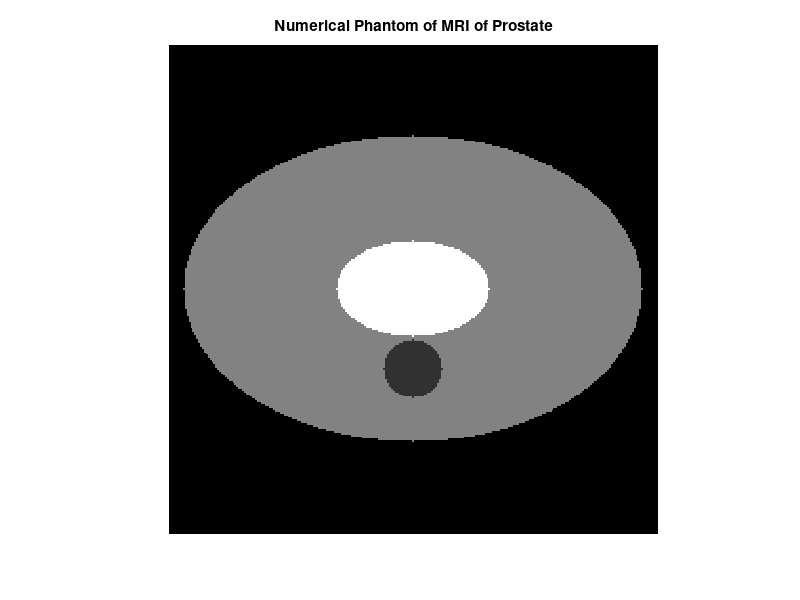
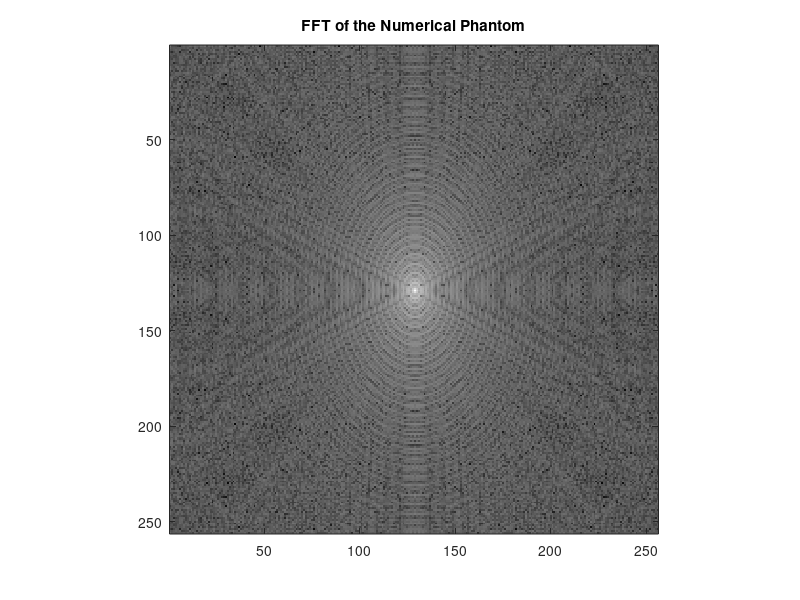
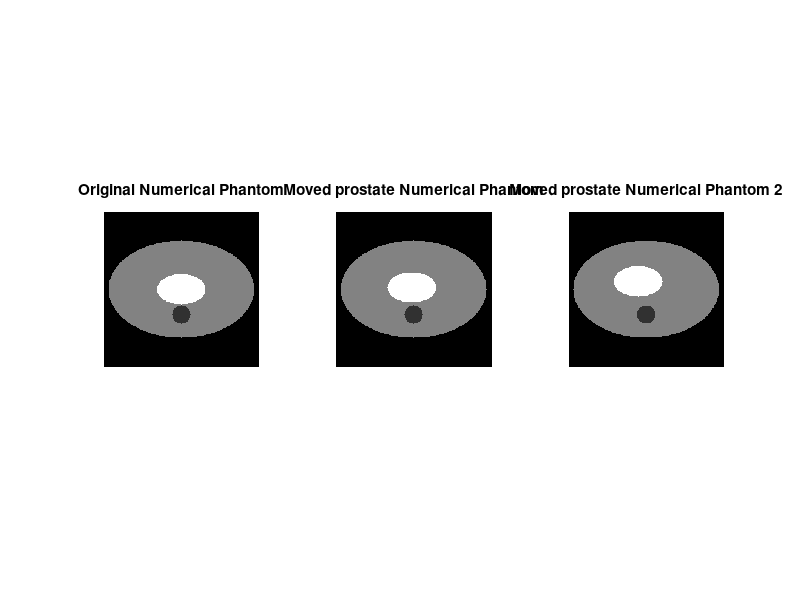
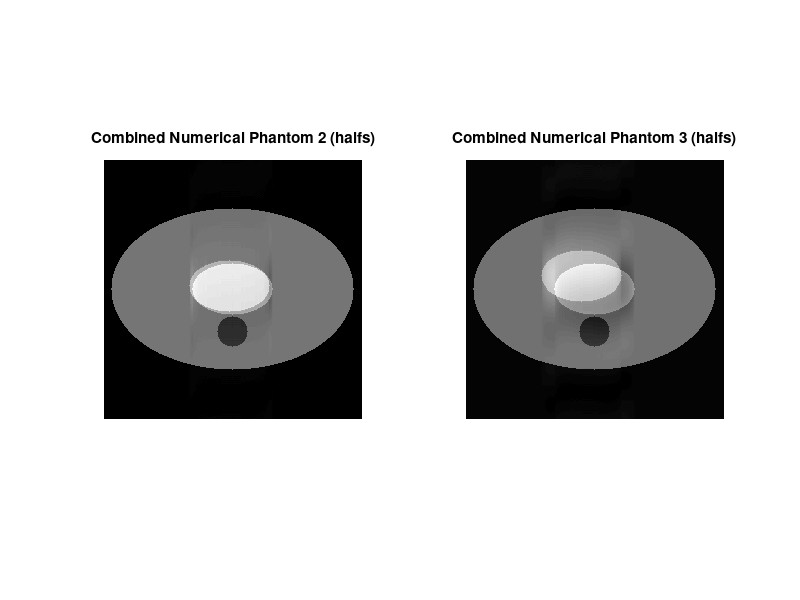

Recreate these plots in MATLAB, in order. (Note: this script raises an error after producing the figures.)
clc;
clear all;
close all;

%% Numerical Phantom creation
% Define parameters
image_size = [256, 256]; % Image size
body_center = [128, 128]; % Center of the body contour ellipse
body_axis_lengths = [80, 120]; % Major and minor axis lengths of the body contour ellipse
prostate_center = [128, 128]; % Center of the prostate
prostate_axis_lengths = [40, 25]; % Major and minor axis lengths of the prostate ellipse
rectum_center = [128, 170]; % Center of the rectum circle
rectum_radius = 15; % Radius of the rectum circle
prostate_intensity = 200; % Intensity of the prostate region
body_intensity = 150; % Intensity of the body contour
rectum_intensity = 120; % Intensity of the rectum region
background_intensity = 100; % Intensity of the background

% Create grid
[X, Y] = meshgrid(1:image_size(2), 1:image_size(1));

% Generate ellipse representing body contour
body_mask = ((Y - body_center(1)) / body_axis_lengths(1)).^2 + ...
    ((X - body_center(2)) / body_axis_lengths(2)).^2 <= 1;

% Generate ellipse representing prostate
prostate_mask = ((X - prostate_center(1)) / prostate_axis_lengths(1)).^2 + ...
    ((Y - prostate_center(2)) / prostate_axis_lengths(2)).^2 <= 1;

% Generate circle representing rectum
[x_circle, y_circle] = meshgrid(1:image_size(2), 1:image_size(1));
rectum_mask = (x_circle - rectum_center(1)).^2 + (y_circle - rectum_center(2)).^2 <= rectum_radius^2;

% Create numerical phantom
numerical_phantom = background_intensity * ones(image_size);
numerical_phantom(body_mask) = body_intensity;
numerical_phantom(prostate_mask) = prostate_intensity;
numerical_phantom(rectum_mask) = rectum_intensity;

% Displaying numerical phantom image
figure;
imshow(numerical_phantom, []);
title('Numerical Phantom of MRI of Prostate');

% Computing FFT of the numerical phantom
numerical_phantom_fft = fftshift(fft2(ifftshift(numerical_phantom)));

% Displaying FFT
figure;
imagesc(log(abs(numerical_phantom_fft) + 1));
colormap('gray');
axis square;
title('FFT of the Numerical Phantom');

%% Generating motion to numerical phantom
prostate_center2 = [125, 125]; % Center of the prostate
prostate_center3 = [115, 115];

% Generate ellipse representing prostate
prostate_mask2 = ((X - prostate_center2(1)) / prostate_axis_lengths(1)).^2 + ...
    ((Y - prostate_center2(2)) / prostate_axis_lengths(2)).^2 <= 1;
numerical_phantom2 = background_intensity * ones(image_size);
prostate_mask3 = ((X - prostate_center3(1)) / prostate_axis_lengths(1)).^2 + ...
    ((Y - prostate_center3(2)) / prostate_axis_lengths(2)).^2 <= 1;
numerical_phantom3 = background_intensity * ones(image_size);


%Creating motion numerical phantom
numerical_phantom2(body_mask) = body_intensity;
numerical_phantom2(prostate_mask2) = prostate_intensity;
numerical_phantom2(rectum_mask) = rectum_intensity;
numerical_phantom3(body_mask) = body_intensity;
numerical_phantom3(prostate_mask3) = prostate_intensity;
numerical_phantom3(rectum_mask) = rectum_intensity;

% Computing FFT of the numerical phantom
numerical_phantom_fft2 = fftshift(fft2(ifftshift(numerical_phantom2)));
numerical_phantom_fft3 = fftshift(fft2(ifftshift(numerical_phantom3)));

% Displaying numerical phantom image
figure;
% Display numerical_phantom and numerical_phantom2 on the same figure
subplot(1, 3, 1);
imshow(numerical_phantom, []);
title('Original Numerical Phantom');
subplot(1, 3, 2);
imshow(numerical_phantom2, []);
title('Moved prostate Numerical Phantom');
subplot(1, 3, 3);
imshow(numerical_phantom3, []);
title('Moved prostate Numerical Phantom 2');


%Taking half of one image and half of the other
combined_image_fft2 = zeros(size(numerical_phantom_fft));% Initialize a new image to store the combined image
combined_image_fft3 = zeros(size(numerical_phantom_fft));% Initialize a new image to store the combined image
for row = 1:size(numerical_phantom_fft, 1)
    % Copy rows from numerical_phantom for the upper half
    if row <= 125
        combined_image_fft2(row, :) = numerical_phantom_fft(row, :);
        combined_image_fft3(row, :) = numerical_phantom_fft(row, :);
    % Copy rows from numerical_phantom2 for the lower half
    else
        combined_image_fft2(row, :) = numerical_phantom_fft2(row, :);
        combined_image_fft3(row, :) = numerical_phantom_fft3(row, :);
    end
end
combined_image2 = fftshift(ifft2(ifftshift(combined_image_fft2)));
combined_image3 = fftshift(ifft2(ifftshift(combined_image_fft3)));


% %Taking even and odd elements of images
% combined_image2 = zeros(size(numerical_phantom));% Initializing the new image
% 
% for row = 1:size(numerical_phantom, 1)
%     if mod(row, 2) == 1 %Calculating the modulus to keep only odd rows from numerical_phantom
%         combined_image2(row, :) = numerical_phantom(row, :);
%     else %Keeping the even rows from numerical_phantom2
%         combined_image2(row, :) = numerical_phantom2(row, :);
%     end
% end

% Display the combined images
figure;
subplot(1, 2, 1);
imshow(abs(combined_image2), []);
title('Combined Numerical Phantom 2 (halfs)');
subplot(1, 2, 2);
imshow(abs(combined_image3), []);
title('Combined Numerical Phantom 3 (halfs)');
% imshow(combined_image2, []);
% title('Combined Numerical Phantoms (Odd and even rows)');

%% Creating additional motion numerical phantoms
% Loop increasing the displacement and plot

I = mat2gray(numerical_phantom,[0,256]);
Ge = entropy(I);
phi_x=[];
[X, Y] = meshgrid(1:image_size(2), 1:image_size(1));

for index_i=0:15
    
    prostate_centeri = [128-index_i, 128-index_i];
    prostate_maski = ((X - prostate_centeri(1)) / prostate_axis_lengths(1)).^2 + ...
    ((Y - prostate_centeri(2)) / prostate_axis_lengths(2)).^2 <= 1;
    numerical_phantom_i = background_intensity * ones(image_size);
    %Creating motion numerical phantom
    numerical_phantom_i(body_mask) = body_intensity;
    numerical_phantom_i(prostate_maski) = prostate_intensity;
    numerical_phantom_i(rectum_mask) = rectum_intensity;
    % Computing FFT of the numerical phantom
    numerical_phantom_fft_i = fftshift(fft2(ifftshift(numerical_phantom_i)));

    %Taking half of one image and half of the other
    combined_image_fft_i = zeros(size(numerical_phantom_fft));% Initialize a new image to store the combined image
    for row = 1:size(numerical_phantom_fft, 1)
        % Copy rows from numerical_phantom for the upper half
        if row <= 125
            combined_image_fft_i(row, :) = numerical_phantom_fft(row, :);
        % Copy rows from numerical_phantom2 for the lower half
        else
            combined_image_fft_i(row, :) = numerical_phantom_fft_i(row, :);
        end
    end
    combined_image_i = fftshift(ifft2(ifftshift(combined_image_fft_i)));
    
    % Gradient Entropy (normalised)
    I_i = mat2gray(abs(combined_image_i),[0,256]);
    Ge_i = entropy(I_i);
    phi_x(index_i+1) = Ge_i;

end
figure;
imshow(combined_image_i, []);

%Plotting the graph for variable displacement
pixel_displacement=0:15;
figure
plot(pixel_displacement,phi_x)
title('Entropy as a function of prostate displacement')
xlabel('Displacement of the prostate (in pixels)')
ylabel('Entropy quality metric')


%% Loop for fixed x different rows
phi_fixedx=[];
for index_row=1:255
    for row = 1:size(numerical_phantom_fft, 1)
        % Copy rows from numerical_phantom for the upper half
        if row <= index_row
            combined_image_fft_fixedx(row, :) = numerical_phantom_fft(row, :);
        % Copy rows from numerical_phantom2 for the lower half
        else
            combined_image_fft_fixedx(row, :) = numerical_phantom_fft2(row, :);
        end
    end
    combined_image_fixedx = fftshift(ifft2(ifftshift(combined_image_fft_fixedx)));
    
    % Gradient Entropy, normalised?
    I_fixedx = mat2gray(abs(combined_image_fixedx),[0,256]);
    Ge_fixedx = entropy(I_fixedx);
    phi_fixedx(index_row) = Ge_fixedx;
end
%Plotting the graph for variable displacement
row_number=1:255;
figure
plot(row_number,phi_fixedx)
title('Entropy as a function of row number in which images were combined')
xlabel('Row number')
ylabel('Entropy quality metric')


%Creating a graph showing the displacement as a function of time (abrupt change)


%Graph showing proportion of rows from each image (linear relationship)


%% Applying evaluation of motion metrics


% Gradient
I = mat2gray(numerical_phantom,[0,256]);
[Gx,Gy] = imgradientxy(I,'central');
f1=sum(abs(Gy),'all');% divide to normalise by mean pixel value
I2 = mat2gray(real(combined_image2),[0,256]);%Add max and min possible for that image? [amin amax]
[Gx2,Gy2] = imgradientxy(I2,'central');
f1_2=sum(abs(Gy2),'all');% divide to normalise by mean(real(combined_image2),'all') ?
I3 = mat2gray(real(combined_image3),[0,256]);
[Gx3,Gy3] = imgradientxy(I3,'central');
f1_3=sum(abs(Gy3),'all');% divide to normalise by mean pixel value
f1_grad_images=[f1; f1_2; f1_3];

%%
% figure
% imshow(I3,[])
%%

%Trying gradient of K-space calculation
IK = mat2gray(real(numerical_phantom_fft),[0,256]);
[Gxk,Gyk] = imgradientxy(IK,'central');
f1_fft=sum(abs(Gyk),'all')/mean(real(numerical_phantom_fft),'all');
IK2 = mat2gray(real(combined_image_fft2),[0,256]);
[Gxk2,Gyk2] = imgradientxy(IK2,'central');
f1_fft2=sum(abs(Gyk2),'all')/mean(real(combined_image_fft2),'all');
IK3 = mat2gray(real(combined_image_fft3),[0,256]);
[Gxk3,Gyk3] = imgradientxy(IK3,'central');
f1_fft3=sum(abs(Gyk3),'all')/mean(real(combined_image_fft3),'all');
f1_grad_kspace=[f1_fft; f1_fft2; f1_fft3];

%Possible normalisation strategies of the gradient





% grad=[1;0;-1];
% gradient_matrix=zeros(256,256);
% for i=1:256
%     for j=1:256
%         gradient_matrix(i,j)=sum(abs(grad*numerical_phantom_fft(i,j)));
%     end
% end
% numerical_phantom_corrected = ifftshift(ifft2(fftshift(gradient_matrix)));


% figure;
% subplot(1, 4, 1);
% imshow(numerical_phantom, []);
% title('Original Numerical Phantom');
% subplot(1, 4, 2);
% imshow(numerical_phantom_corrected, []);
% title('Motion corrected phantom');
% subplot(1, 4, 3);help 
% imagesc(log(abs(numerical_phantom_fft) + 1));
% colormap('gray');
% axis square;
% title('Original FFT phantom');
% subplot(1, 4, 4);
% imagesc(log(abs(gradient_matrix) + 1));
% colormap('gray');
% axis square;
% title('Motion corrected fft phantom');


% Display the gradient magnitude image
figure;
subplot(1,3,1)
imshow(Gy);
title('Gradient of Numerical Phantom no motion');
subplot(1,3,2)
imshow(Gy2);
title('Gradient of Numerical Phantom 2');
subplot(1,3,3)
imshow(Gy3);
title('Gradient of Numerical Phantom 3');

% Entropy
[h, binLocations]=imhist(I);
h(h==0) = []; %remove zero entries
h = h ./ numel(I); %normalising h
e=-sum(h.*log(h));

[h2, binLocations2]=imhist(I2);
h2(h2==0) = [];%remove zero entries
h2 = h2 ./ numel(I2);%normalising h
e2=-sum(h2.*log(h2));

[h3, binLocations3]=imhist(I3);
h3(h3==0) = [];%remove zero entries
h3 = h3 ./ numel(I3);%normalising h
e3=-sum(h3.*log(h3));
Entropy_phantom=[e; e2; e3];

% Entropy 2 (normalised)
Ge = entropy(I);
Ge2 = entropy(I2);
Ge3 = entropy(I3);
Entropy2_phantom=[Ge; Ge2; Ge3];

%Gradient Entropy
h_e=abs(Gy)./f1;
Grad_entropy=-sumabs(h_e.*log2(abs(h_e)));
h_e2=abs(Gy2)./f1_2;
Grad_entropy2=-sumabs(h_e2.*log2(abs(h_e2)));
h_e3=abs(Gy3)./f1_3;
Grad_entropy3=-sumabs(h_e3.*log2(abs(h_e3)));
Grad_Entropy_phantom=[Grad_entropy; Grad_entropy2; Grad_entropy3];
%plotting it to see what contributes to the metric
figure
subplot(1,3,1)
imshow(h_e.*log2(abs(h_e)),[])
title('No motion')
subplot(1,3,2)
imshow(h_e2.*log2(abs(h_e2)),[])
title('Some motion')
subplot(1,3,3)
imshow(h_e3.*log2(abs(h_e3)),[])
title('More motion')

%hmax(max(h_e2.*log2(abs(h_e2))))
B = imresize(mat2gray(h_e2.*log2(abs(h_e2))),[8 8]);
figure
imshow(B,[],InitialMagnification='fit')%make it bigger in display

%% Calculate the normalised gradient squared (R13)
F13_0=sum((abs(Gy)./sum(abs(Gy),'all')).^2,'all');
F13_2=sum((abs(Gy2)./sum(abs(Gy2),'all')).^2,'all');
F13_3=sum((abs(Gy3)./sum(abs(Gy3),'all')).^2,'all');
Norm_Grad_squared=[F13_0; F13_2; F13_3];

% Laplacian 1
Laplace=[-1 -2 -1; -2 12 -2; -1 -2 -1];
k1_I=sumabs(conv2(I, Laplace, 'same'));
k1_I2=sumabs(conv2(I2, Laplace, 'same'));
k1_I3=sumabs(conv2(I3, Laplace, 'same'));
Laplacian1=[k1_I;k1_I2;k1_I3];

% Laplacian 2
Laplace2=[0 1 0; 1 -4 1; 0 1 0];
k2_I=sumabs(conv2(I, Laplace2, 'same'));
k2_I2=sumabs(conv2(I2, Laplace2, 'same'));
k2_I3=sumabs(conv2(I3, Laplace2, 'same'));
Laplacian2=[k2_I;k2_I2;k2_I3];

% Autocorrelation 1
for AC_index=1:256
    for AC_indexj=1:256
        if AC_indexj+2<256%How should I handel edge cases?
            Plus1(AC_index,AC_indexj)=I(AC_index,AC_indexj)*I(AC_index,AC_indexj+1);
            Plus1_2(AC_index,AC_indexj)=I2(AC_index,AC_indexj)*I2(AC_index,AC_indexj+1);
            Plus1_3(AC_index,AC_indexj)=I3(AC_index,AC_indexj)*I3(AC_index,AC_indexj+1);
        end
        if AC_indexj+2<256
            Plus2(AC_index,AC_indexj)=I(AC_index,AC_indexj)*I(AC_index,AC_indexj+2);
            Plus2_2(AC_index,AC_indexj)=I2(AC_index,AC_indexj)*I2(AC_index,AC_indexj+2);
            Plus2_3(AC_index,AC_indexj)=I3(AC_index,AC_indexj)*I3(AC_index,AC_indexj+2);
        end
    end    
end
Auto_correct_1=sum(I.^2,'all')-sum(Plus1,'all');
Auto_correct_1_2=sum(I2.^2,'all')-sum(Plus1_2,'all');
Auto_correct_1_3=sum(I3.^2,'all')-sum(Plus1_3,'all');
Auto_Correlation_1=[Auto_correct_1;Auto_correct_1_2;Auto_correct_1_3];

% Autocorrelation 2
Auto_correct_2=sum(Plus1,'all')-sum(Plus2,'all');
Auto_correct_2_2=sum(Plus1_2,'all')-sum(Plus2_2,'all');
Auto_correct_2_3=sum(Plus1_2,'all')-sum(Plus2_3,'all');
Auto_Correlation_2=[Auto_correct_2;Auto_correct_2_2;Auto_correct_2_3];

%Cube of Normalised intensities
CNI=sum((I./sum(I,'all'))^3,'all')
CNI_2=sum((I2./sum(I2,'all'))^3,'all')
CNI_3=sum((I3./sum(I3,'all'))^3,'all')
Cube_norm_intensities=[CNI;CNI_2;CNI_3]

%Sum of squares Entropy normalisation (David's paper)
B_max=sqrt(sum(I.^2,'all'))
Entropy_SSnorm=-sum((I./B_max)*log(I./B_max),'all')
B_max2=sqrt(sum(I2.^2,'all'))
Entropy_SSnorm2=-sum((I2./B_max2)*log(I2./B_max2),'all')
B_max3=sqrt(sum(I3.^2,'all'))
Entropy_SSnorm3=-sum((I3./B_max3)*log(I3./B_max3),'all')
Sum_of_squares_Entropy=[Entropy_SSnorm;Entropy_SSnorm2;Entropy_SSnorm3]

%Creating a table summarising the metrics results
v=[{'No motion'};{'Little Motion'};{'Bigger motion'}];
Tab_metrics = table(v, f1_grad_images, f1_grad_kspace, Entropy_phantom, Entropy2_phantom, Grad_Entropy_phantom, Norm_Grad_squared,Laplacian1,Laplacian2,Auto_Correlation_1,Auto_Correlation_2,Cube_norm_intensities,Sum_of_squares_Entropy)
writetable(Tab_metrics,'Tablesdata.xlsx','Sheet',1,'Range','D1')


%Calculating the percentages
F1=100*(f1_grad_images-f1_grad_images(1))./f1_grad_images(1);
Entropy=100*(Entropy_phantom-Entropy_phantom(1))./Entropy_phantom(1);
Entropy2=100*(Entropy2_phantom-Entropy2_phantom(1))./Entropy2_phantom(1);
Grad_Entropy=100*(Grad_Entropy_phantom-Grad_Entropy_phantom(1))./Grad_Entropy_phantom(1);
Norm_Grad_sq=abs(100*(Norm_Grad_squared-Norm_Grad_squared(1))./Norm_Grad_squared(1));
Lapl1=100*(Laplacian1-Laplacian1(1))./Laplacian1(1);
Lapl2=100*(Laplacian2-Laplacian2(1))./Laplacian2(1);
AC1=abs(100*(Auto_Correlation_1-Auto_Correlation_1(1))./Auto_Correlation_1(1));
AC2=abs(100*(Auto_Correlation_2-Auto_Correlation_2(1))./Auto_Correlation_2(1));
Cube_norm=100*(Cube_norm_intensities-Cube_norm_intensities(1))./Cube_norm_intensities(1);
SumSquaresEntropy=100*(Sum_of_squares_Entropy-Sum_of_squares_Entropy(1))./Sum_of_squares_Entropy(1);

Tab_metrics2 = table(v, F1, Entropy, Entropy2, Grad_Entropy, Norm_Grad_sq,Lapl1,Lapl2,AC1,AC2,Cube_norm,SumSquaresEntropy)
writetable(Tab_metrics2,'Tablesdata.xlsx','Sheet',2,'Range','D1')
%Present and compare data(export to excel?)

%Calculating how each metric is performing to compare them (calculate M?)


%% Rajski cost function
Rajski_CF=1-I./Ge;
Rajski_CF2=1-I2./Ge2;
Rajski_CF3=1-I3./Ge3;

%% Opening up real world images

%Open and loading images (use dicom functions)
collection_data = dicomCollection('/Users/jaime/Library/CloudStorage/OneDrive-SharedLibraries-UniversityCollegeLondon/Atkinson, David - Jaime_shared/DataForJaime/inn129/DICOM/I12');
%Using dicombrowser to export the volume to workspace (V)
%dicomBrowser('/Users/jaime/Library/CloudStorage/OneDrive-SharedLibraries-UniversityCollegeLondon/Atkinson, David - Jaime_shared/DataForJaime/inn129/DICOM/I12')
%Displaying image on MATLAB, The dimensions of V are [rows, columns, samples, slices]
V12 = dicomreadVolume('/Users/jaime/Library/CloudStorage/OneDrive-SharedLibraries-UniversityCollegeLondon/Atkinson, David - Jaime_shared/DataForJaime/inn129/DICOM/I12');
V14 = dicomreadVolume('/Users/jaime/Library/CloudStorage/OneDrive-SharedLibraries-UniversityCollegeLondon/Atkinson, David - Jaime_shared/DataForJaime/inn129/DICOM/I14');%no motion

figure;
image1=V12(:,:,1,20);
image2=V14(:,:,1,20);
subplot(1,2,1)
imshow(image1,[])
subplot(1,2,2)
imshow(image2,[])


%Define a ROI for each image or set of images
r1 = drawrectangle();
position=r1.Position;
%Convert the position to integer coordinates
x = round(position(1));
y = round(position(2));
width = round(position(3));
height = round(position(4));
% Create a binary mask of the ROI
mask = createMask(r1);
% Extract the ROI from the original image
roi_image12 = image1(y:y+height-1, x:x+width-1, :);
roi_image14 = image2(y:y+height-1, x:x+width-1, :);
% Display the ROI image
figure;
tiledlayout(1,2,'TileSpacing','Compact');
%subplot(1,2,1)
nexttile
imshow(roi_image12,[]);
title('ROI Image 12');
%subplot(1,2,2)
nexttile
imshow(roi_image14,[]);
title('ROI Image 14');



%% Evaluate motion metrics in real world data (repeat previous metrics on MRI images)
% Gradient Entropy (normalised)
I_inn129_12 = mat2gray((roi_image12),[0,256]);
Ge_inn129_12 = entropy(I_inn129_12);
I_inn129_14 = mat2gray((roi_image14),[0,256]);
Ge_inn129_14 = entropy(I_inn129_14);

%Iterating over volume (from image 14 to 20)
image_12=V12(:,:,1,14:20);
image_14=V14(:,:,1,14:20);

Ge_12=[];
Ge_14=[];
Lapl1_12=[];
Lapl2_12=[];


Laplace=[-1 -2 -1; -2 12 -2; -1 -2 -1];
Laplace2=[0 1 0; 1 -4 1; 0 1 0];
I_14=[];
figure(100)
tiledlayout(2,7,'TileSpacing','Compact');
for index=1:7
    roi_images_12 = image_12(y:y+height-1, x:x+width-1, :,index);
    roi_images_14= image_14(y:y+height-1, x:x+width-1, :,index);
    
    %Plot all ROI images to see where the problem can be
    %subplot(2,7,index)
    nexttile(index)
    imshow(roi_images_12,[]);
    title(sprintf('Slice %d', index))
    hold on;
    %subplot(2,7,index+7)
    nexttile(index+7)
    imshow(roi_images_14,[]);
    title(sprintf('Slice %d', index))
    %h1 = text(-0.25, 0.5,'row 1');

    I_12 = mat2gray((roi_images_12),[0,512]);
    Ge_12(index) = entropy(I_12);
    Lapl1_12(index)=sumabs(conv2(I_12, Laplace, 'same'));
    Lapl2_12(index)=sumabs(conv2(I_12, Laplace2, 'same'));
    
    [Gx,Gy] = imgradientxy(I_12,'central');
    f1=sum(abs(Gy),'all');
    h_e=abs(Gy)./f1;
    Grad_entropy_12(index)=-sumabs(h_e.*log2(abs(h_e)));
    %Calculating the normalised gradient square
    Norm_Grad_sq_12(index)=sum((abs(Gy)./sum(abs(Gy),'all')).^2,'all');

    I_14 = mat2gray((roi_images_14),[0,512]);
    Ge_14(index) = entropy(I_14);
    Lapl1_14(index)=sumabs(conv2(I_14, Laplace, 'same'));
    Lapl2_14(index)=sumabs(conv2(I_14, Laplace2, 'same'));

    [Gx,Gy] = imgradientxy(I_14,'central');
    f1=sum(abs(Gy),'all');
    h_e=abs(Gy)./f1;
    Grad_entropy_14(index)=-sumabs(h_e.*log2(abs(h_e)));
    Norm_Grad_sq_14(index)=sum((abs(Gy)./sum(abs(Gy),'all')).^2,'all');





end

%Plotting those examples
figure(101)
plot(14:20,Ge_12)
hold;
plot(14:20,Ge_14)
title('Plot of Entropy for each slice')
xlabel('Slice number')
ylabel('Entropy')
ax = gca;
ax.FontSize = 17; 

%put a circle to indicate each motion in the plot
X=[14 16 18 20];
Y=[Ge_12(1) Ge_12(3) Ge_12(5) Ge_12(7)];
plot(X,Y,'o','MarkerEdgeColor','k','MarkerSize',15)


%Plotting other metrics (Laplacian, Grad entropy, AC2)
figure(102)
plot(14:20,Lapl1_12)
hold on;
plot(14:20,Lapl1_14)
hold on;
title('Plot of Laplace 1 metric for each slice')
xlabel('Slice number')
ylabel('Laplcae 1 metric')
Y=[Lapl1_12(1) Lapl1_12(3) Lapl1_12(5) Lapl1_12(7)];
plot(X,Y,'o','MarkerEdgeColor','k','MarkerSize',15)
ax = gca;
ax.FontSize = 17; 

% figure(103)
% plot(14:20,Lapl2_12)
% hold;
% plot(14:20,Lapl2_14)
% title('Plot of Laplace 2 metric for each slice')
% xlabel('Slice number')
% ylabel('Laplcae 2 metric')

figure(104)
plot(14:20,Grad_entropy_12)
hold;
plot(14:20,Grad_entropy_14)
title('Plot of Gradient Entropy metric for each slice')
xlabel('Slice number')
ylabel('Gradient entropy metric')
X=[14 16 18 20];
Y=[Grad_entropy_12(1) Grad_entropy_12(3) Grad_entropy_12(5) Grad_entropy_12(7)];
plot(X,Y,'o','MarkerEdgeColor','k','MarkerSize',15)
% legend('I12','I14','motion')
ax = gca;
ax.FontSize = 17; 

figure(105)
plot(14:20,Norm_Grad_sq_12)
hold;
plot(14:20,Norm_Grad_sq_14)
title('Plot of Normalised Gradient squared for each slice')
xlabel('Slice number')
ylabel('Normalised Gradient squared metric')
X=[14 16 18 20];
Y=[Norm_Grad_sq_12(1) Norm_Grad_sq_12(3) Norm_Grad_sq_12(5) Norm_Grad_sq_12(7)];
plot(X,Y,'o','MarkerEdgeColor','k','MarkerSize',15)
% legend('I12','I14','motion')
ax = gca;
ax.FontSize = 17; 
%% See contribution to metric in blocs (compare motion and no motion)
%Gradient contribution in blocs
[Gx12,Gy12] = imgradientxy(I_12,'central');
h_ee2=abs(I_12)./sum(abs(I_12),'all');
max(max(h_ee2.*log2(abs(h_ee2))));
B2 = mat2gray(h_ee2.*log2(abs(h_ee2)));
figure
imshow(B2,[],InitialMagnification='fit')%make it bigger in display

figure
imshow(I_12,[])
%% use other metrics for same ROI
Laplace=[-1 -2 -1; -2 12 -2; -1 -2 -1];
Laplace2=[0 1 0; 1 -4 1; 0 1 0];


Metrics_12=zeros(7,8);
Metrics_14=zeros(7,8);
for index=1:7
    roi_images_12 = image_12(y:y+height-1, x:x+width-1, :,index);
    roi_images_14= image_14(y:y+height-1, x:x+width-1, :,index);
    I_12 = mat2gray((roi_images_12),[0,512]);
    I_14 = mat2gray((roi_images_14),[0,512]);
    [Gx_12,Gy_12] = imgradientxy(I_12,'central');
    [Gx_14,Gy_14] = imgradientxy(I_14,'central');
    %Normalised Gradient Squared
    Metrics_12(index,1) = sum((abs(Gy_12)./sum(abs(Gy_12),'all')).^2,'all');
    Metrics_14(index,1) = sum((abs(Gy_14)./sum(abs(Gy_14),'all')).^2,'all');
    % Laplacian 1
    Metrics_12(index,2) = sumabs(conv2(I_12, Laplace, 'same'));
    Metrics_14(index,2) = sumabs(conv2(I_14, Laplace, 'same'));
    % Laplacian 2
    Metrics_12(index,3) = sumabs(conv2(I_12, Laplace2, 'same'));
    Metrics_14(index,3) = sumabs(conv2(I_14, Laplace2, 'same'));
    
    %Cube of Normalised intensities,only for squared
    %matrix?
    %Metrics_12(index,4) = sum((I_12./sum(I_12,'all'))^3,'all');
    %Metrics_14(index,4) = sum((I_14./sum(I_14,'all'))^3,'all');
    
    %Sum of squares Entropy normalisation (David's paper), only for squared
    %matrix?
    B_max_12=sqrt(sum(I_12.^2,'all'));
    %Metrics_12(index,5) =-sum((I_12./B_max_12)*log(I_12./B_max_12),'all');
    B_max_hel14=sqrt(sum(I_14.^2,'all'));
    %Metrics_14(index,5) =-sum((I_14./B_max_14)*log(I_14./B_max_14),'all');
    
    %Autocorrelation 1
    a=size(I_12);
    for AC_index=1:a(1)
        for AC_indexj=1:a(2)
            if AC_indexj+2<a(2)%How should I handle edge cases?
                Plus1_12(AC_index,AC_indexj)=I_12(AC_index,AC_indexj)*I_12(AC_index,AC_indexj+1);
                Plus1_14(AC_index,AC_indexj)=I_14(AC_index,AC_indexj)*I_14(AC_index,AC_indexj+1);
            end
            if AC_indexj+2<a(2)
                Plus2_12(AC_index,AC_indexj)=I_12(AC_index,AC_indexj)*I_12(AC_index,AC_indexj+2);
                Plus2_14(AC_index,AC_indexj)=I_14(AC_index,AC_indexj)*I_14(AC_index,AC_indexj+2);
            end
        end    
    end
    Metrics_12(index,6)=sum(I_12.^2,'all')-sum(Plus1_12,'all');
    Metrics_14(index,6)=sum(I_14.^2,'all')-sum(Plus1_14,'all');
    %Autocorrelation 2
    Metrics_12(index,7) = sum(Plus1_12,'all')-sum(Plus2_12,'all');
    Metrics_14(index,7) = sum(Plus1_14,'all')-sum(Plus2_14,'all');
    
    %Gradient

end
%plot all metrics in a unique graph

%Plot slice vs motion score? How to calculate the motion score?


%% Calculate the same metrics for the whole image
figure(102)
tl = tiledlayout(2,7,'TileSpacing','Compact');
for index=1:7
    images_12 = image_12(:, :, :,index);
    images_14= image_14(:, :, :,index);
    
    %Plot all ROI images to see where the problem can be
    %subplot(2,7,index)
    nexttile(index)
    imshow(images_12,[]);
    title(sprintf('Slice %d', index))
    %subplot(2,7,index+7)
    nexttile(index+7)
    imshow(images_14,[]);
    title(sprintf('Slice %d', index))
    %h1 = text(-0.25, 0.5,'row 1');

    I_im_12 = mat2gray(images_12,[0,512]);
    Ge_im_12(index) = entropy(I_im_12);
    I_im_14 = mat2gray(images_14,[0,512]);
    Ge_im_14(index) = entropy(I_im_14);
end
%Plotting those examples
figure(103)
plot(14:20,Ge_im_12)
hold;
plot(14:20,Ge_im_14)
title('Plot of Entropy for each slice')
xlabel('Slice number')
ylabel('Entropy')

%put a circle to indicate each motion in the plot
X1=[14 16 18 20];
Y1=[Ge_im_12(1) Ge_im_12(3) Ge_im_12(5) Ge_im_12(7)];
plot(X1,Y1,'o','MarkerEdgeColor','k','MarkerSize',15)
legend('I12','I14','motion')

%Creating a table summarising the metrics results
v1=transpose(14:20);